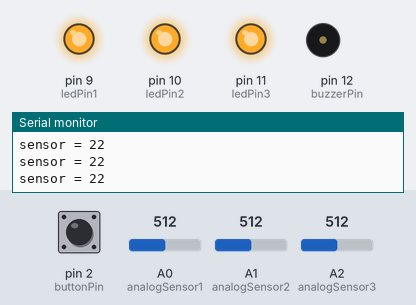
This sketch was run on a simulated Arduino Uno, built with avr-gcc and run on an emulated ATmega328P. Shown: output pins drawn as LEDs (lit = HIGH), buzzer (waves = sounding, pin HIGH), the last lines printed to the serial monitor. The test bench sets the inputs (shaded band); at power-on: A2 (analogSensor3) = 512, A0 (analogSensor1) = 512, A1 (analogSensor2) = 512, pin 2 (buttonPin) LOW.

Above: at 1.2 s.
1.3 s: A2 (analogSensor3) set to 486
At 2.2 s:
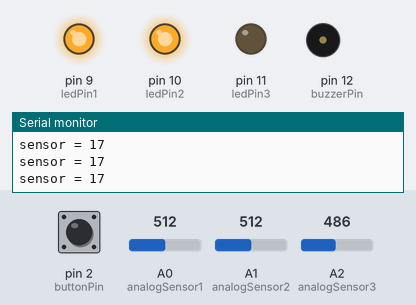
2.8 s: A0 (analogSensor1) set to 493
At 4.2 s:
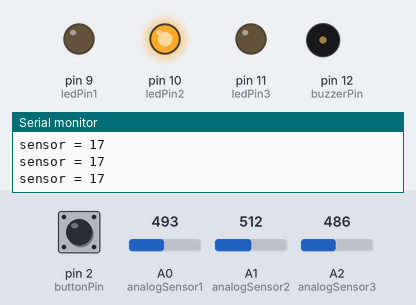
5.8 s: A1 (analogSensor2) set to 489
At 6.2 s:
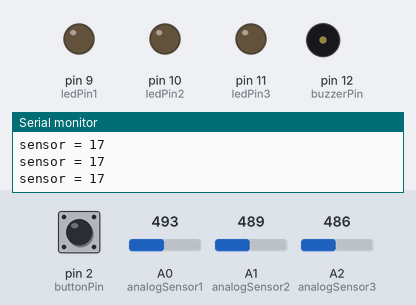
7.3 s: A2 (analogSensor3) set to 900
At 8.6 s:
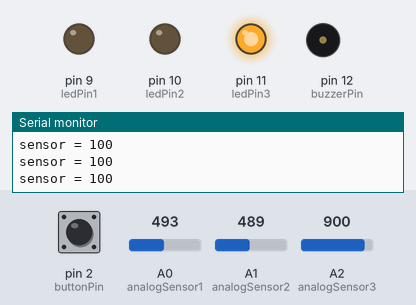
10.3 s: A0 (analogSensor1) set to 511
At 11.4 s:
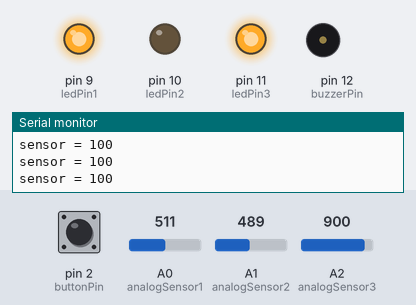
13.3 s: A1 (analogSensor2) set to 511
At 14.7 s:
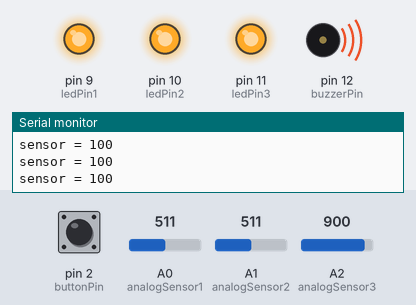
Timing chart, 0 to 15.8 s (numbered marks = the images above; inputs shaded):
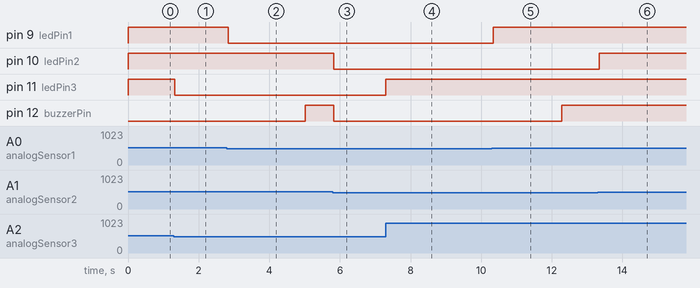

Measured:
- the behaviour switches between 505 and 504 on A2 (analogSensor3) (found by bisection; images 0 and 1)
- the behaviour switches between 505 and 504 on A0 (analogSensor1) (found by bisection; images 1 and 2)
- the behaviour switches between 505 and 504 on A1 (analogSensor2) (found by bisection; images 2 and 3)
- after the input at 1.3 s, pin 11 (ledPin3): HIGH → LOW at once
- after the input at 2.8 s, pin 9 (ledPin1): HIGH → LOW at once
- after the input at 5.8 s, pin 10 (ledPin2), pin 12 (buzzerPin): HIGH → LOW at once
- after the input at 7.3 s, pin 11 (ledPin3): LOW → HIGH at once
- after the input at 10.3 s, pin 9 (ledPin1): LOW → HIGH after 0.05 s
- after the input at 13.3 s, pin 10 (ledPin2): LOW → HIGH at once

The sketch:

spinesensesketch1.ino
```cpp
/*
SpineSense

Gilad Oved
7-28-15
*/

// constants
const int analogSensor1 = A0;  // pin of the first sensor
const int ledPin1 = 9; // pin of the first sensor's led

const int analogSensor2 = A1;  // pin of the second sensor
const int ledPin2 = 10; // pin of the second sensor's led

const int analogSensor3 = A2;  // pin of the third sensor
const int ledPin3 = 11; // pin of the third sensor's led

const int buzzerPin = 12; //pin of the buzzer
const int buttonPin = 2; //pin of the callibration button


//Adjust these constants to demo
const int sensor1BendValue = 20; //maximum amount before the first sensor recognizes it as a bad posture
const int sensor2BendValue = 20; //maximum amount before the second sensor recognizes it as a bad posture
const int sensor3BendValue = 20; //maximum amount before the third sensor recognizes it as a bad posture
const long warningTime = 5000; //number of milliseconds the led light is one before causing a warning
const int lowerRangeSensor1 = 400;  // the lower range of the raw sensor data
const int upperRangeSensor1 = 900;  // the upper range of the raw sensor data
const int lowerRangeSensor2 = 400;  // the lower range of the raw sensor data
const int upperRangeSensor2 = 900;  // the upper range of the raw sensor data
const int lowerRangeSensor3 = 400;  // the lower range of the raw sensor data
const int upperRangeSensor3 = 900;  // the upper range of the raw sensor data


//global variables
int sensorRaw1 = 0;
int sensorRaw2 = 0;
int sensorRaw3 = 0;
int sensorValue1 = 0;     // value read from the first sensor
int sensorValue2 = 0;     // value read from the second sensor
int sensorValue3 = 0;     // value read from the third sensor
int ledState1 = LOW;   //the state of the first led
int ledState2 = LOW;   //the state of the second led
int ledState3 = LOW;   //the state of the third led
int buzzerState = LOW;  //the state of the buzzer
unsigned long previousMillis = 0; //helper variable to help keep track of time passed
unsigned long currentMillis = 0; //keeps track of the current time
int callibrationSensor1 = 0;  //callibration value for first sensor
int callibrationSensor2 = 0;  //callibration value for second sensor
int callibrationSensor3 = 0;  //callibration value for third sensor
int buttonState = 0;   //state of the callibration button

void setup() {
  // initialize serial communications:
  Serial.begin(9600);
  //initialize the digital pins (leds, buzzer and button)
  pinMode(ledPin1, OUTPUT);
  pinMode(ledPin2, OUTPUT);
  pinMode(ledPin3, OUTPUT);
  pinMode(buzzerPin, OUTPUT);
  pinMode(buttonPin, INPUT);
}

void loop() {
  // read the sensor values (flex and button):
  sensorRaw1 = analogRead(analogSensor1);
  sensorRaw2 = analogRead(analogSensor2);
  sensorRaw3 = analogRead(analogSensor3);
  buttonState = digitalRead(buttonPin);

  sensorValue1 = map(sensorRaw1, lowerRangeSensor1, upperRangeSensor1, 0, 100);
  sensorValue2 = map(sensorRaw2, lowerRangeSensor2, upperRangeSensor2, 0, 100);
  sensorValue3 = map(sensorRaw3, lowerRangeSensor3, upperRangeSensor3, 0, 100);

  //update the current time
  currentMillis = millis();

  //check if the callibrate button was pressed
  if (buttonState == HIGH) {
    //update the callibrate values for all the sensors
     callibrationSensor1 = sensorValue1;
     callibrationSensor2 = sensorValue2;
     callibrationSensor3 = sensorValue3;
  }

  //default the buzzer state to off
  buzzerState = LOW;
  if (sensorValue1 - callibrationSensor1 > sensor1BendValue) { //checks for bad posture
      ledState1 = HIGH; //turns the coorisponding led on
      if(currentMillis - previousMillis >= warningTime) { //checks to see if warning time has passed
        buzzerState = HIGH;    //turn on the buzzer after warning time has passed
      }
  } else {  //good posture
      ledState1 = LOW;  //turn the led off
  }

    if (sensorValue2 - callibrationSensor2 > sensor2BendValue) { //checks for bad posture
        ledState2 = HIGH; //turns the coorisponding led on
        if(currentMillis - previousMillis >= warningTime) { //checks to see if warning time has passed
          buzzerState = HIGH;    //turn on the buzzer after warning time has passed
        }
    } else {  //good posture
        ledState2 = LOW;  //turn the led off
    }

    if (sensorValue3 - callibrationSensor3 > sensor3BendValue) { //checks for bad posture
        ledState3 = HIGH; //turns the coorisponding led on
        if(currentMillis - previousMillis >= warningTime) { //checks to see if warning time has passed
          buzzerState = HIGH;    //turn on the buzzer after warning time has passed
        }
    } else {  //good posture
        ledState3 = LOW;  //turn the led off
    }

    //if all the lights are off, set the previous time to the current time
    if (ledState1 == LOW && ledState2 == LOW && ledState3 == LOW) {
       previousMillis = currentMillis;
    }

     // set the LEDs and buzzers
     digitalWrite(ledPin1, ledState1);
     digitalWrite(ledPin2, ledState2);
     digitalWrite(ledPin3, ledState3);
     digitalWrite(buzzerPin, buzzerState);

    // print sensor data
    Serial.print("sensor = " );
    Serial.println(sensorValue3);

    // wait 50 milliseconds before the next loop
    delay(50);
}
```
